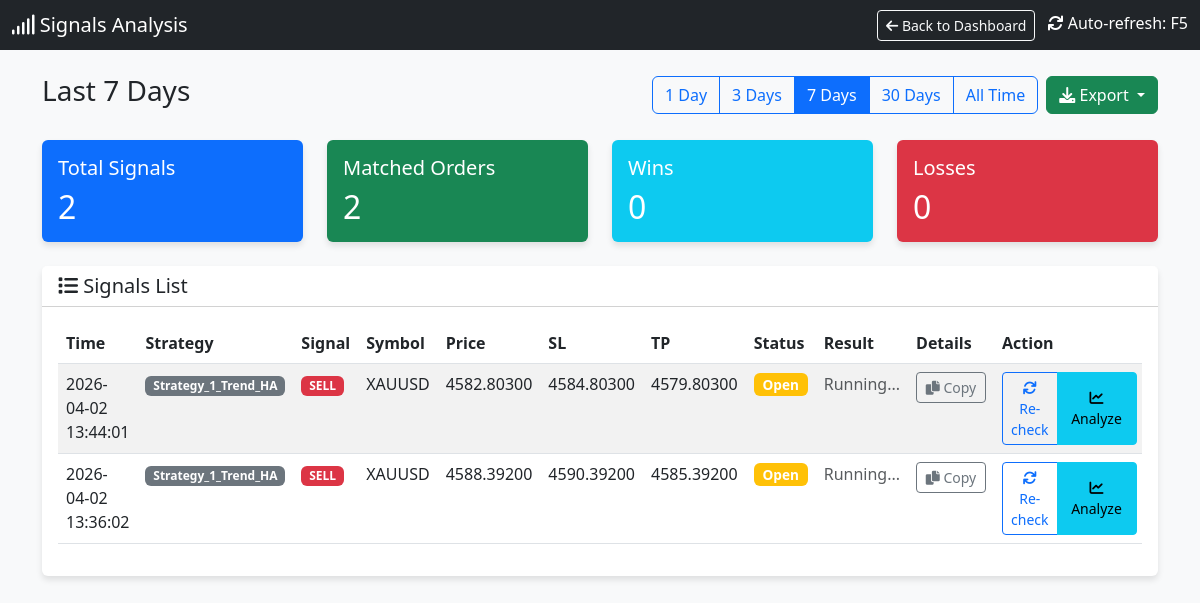
The app's page /signals with its own data.
### tables this page shows
CREATE TABLE signals (
                id INTEGER PRIMARY KEY AUTOINCREMENT,
                timestamp DATETIME DEFAULT CURRENT_TIMESTAMP,
                strategy_name TEXT,
                symbol TEXT,
                signal_type TEXT,
                price REAL,
                sl REAL,
                tp REAL,
                indicators TEXT,
                status TEXT,
                account_id INTEGER DEFAULT 0
            );

### dashboard.py (the view)
@app.route('/signals')
def signals_page():
    cur = get_db().cursor()
    days_param = request.args.get('days', '7')  # Default 7 days
    if days_param == "all":
        days = 36500
        filter_label = "All Time"
    else:
        try:
            days = int(days_param)
            filter_label = f"Last {days} Days"
        except:
            days = 7
            filter_label = "Last 7 Days"
    cutoff_date = datetime.now() - timedelta(days=days)
    cutoff_str = cutoff_date.strftime("%Y-%m-%d %H:%M:%S")
    cur.execute("SELECT * FROM signals WHERE timestamp >= ? ORDER BY timestamp DESC", (cutoff_str,))
    signals = cur.fetchall()
    signals_with_status = []
    for sig in signals:
        signal_dict = dict(sig)
        try:
            sig_timestamp = sig['timestamp']
            if isinstance(sig_timestamp, str):
                try:
                    sig_time = datetime.strptime(sig_timestamp, '%Y-%m-%d %H:%M:%S')
                except:
                    try:
                        sig_time = datetime.strptime(sig_timestamp, '%Y-%m-%d %H:%M:%S.%f')
                    except:
                        sig_time = datetime.fromisoformat(sig_timestamp.replace('Z', '+00:00'))
            else:
                sig_time = datetime.fromtimestamp(sig_timestamp)
            time_lower = (sig_time - timedelta(seconds=30)).strftime('%Y-%m-%d %H:%M:%S')
            time_upper = (sig_time + timedelta(seconds=30)).strftime('%Y-%m-%d %H:%M:%S')
        except Exception as e:
            time_lower = None
            time_upper = None
        matching_order = None
        if time_lower and time_upper:
            try:
                cur.execute("""
                    SELECT * FROM orders
                    WHERE strategy_name = ?
                    AND symbol = ?
                    AND order_type = ?
                    AND open_time BETWEEN ? AND ?
                    ORDER BY ABS(open_price - ?) ASC
                    LIMIT 1
                """, (sig['strategy_name'], sig['symbol'], sig['signal_type'], time_lower, time_upper, sig['price']))
                matching_order = cur.fetchone()
            except Exception as e:
                pass
        if matching_order:
            signal_dict['order_ticket'] = matching_order['ticket']
            signal_dict['order_profit'] = matching_order['profit']
            signal_dict['order_status'] = 'closed' if matching_order['profit'] is not None else 'open'
            signal_dict['has_order'] = True
        else:
            signal_dict['order_ticket'] = None
            signal_dict['order_profit'] = None
            signal_dict['order_status'] = 'not_found'
            signal_dict['has_order'] = False
        signals_with_status.append(signal_dict)
    total_signals = len(signals_with_status)
    matched_orders = len([s for s in signals_with_status if s['has_order']])
    wins = len([s for s in signals_with_status if s['has_order'] and s['order_profit'] is not None and s['order_profit'] > 0])
    losses = len([s for s in signals_with_status if s['has_order'] and s['order_profit'] is not None and s['order_profit'] < 0])
    cur.execute("SELECT DISTINCT strategy_name FROM orders ORDER BY strategy_name")
    strategies = [row['strategy_name'] for row in cur.fetchall()]
    return render_template('signals.html',
                         signals=signals_with_status,
                         total_signals=total_signals,
                         matched_orders=matched_orders,
                         wins=wins,
                         losses=losses,
                         current_filter=days_param,
                         filter_label=filter_label,
                         strategies=strategies)

### dashboard.py (called while the page is built)
def get_db():
    db = getattr(g, '_database', None)
    if db is None:
        db = g._database = sqlite3.connect(DB_PATH)
        db.row_factory = sqlite3.Row
    return db

@app.teardown_appcontext
def close_connection(exception):
    db = getattr(g, '_database', None)
    if db is not None:
        db.close()

def format_vn_time(value):
    if not value:
        return ""
    try:
        if isinstance(value, str):
            try:
                dt = datetime.strptime(value, "%Y-%m-%d %H:%M:%S")
            except ValueError:
                try:
                    dt = datetime.strptime(value, "%Y-%m-%d %H:%M:%S.%f")
                except ValueError:
                    dt = datetime.strptime(value, "%Y-%m-%d %H:%M")
        else:
            dt = value
        vn_time = dt + timedelta(hours=7)
        res = vn_time.strftime("%Y-%m-%d %H:%M:%S")
        return res
    except Exception as e:
        print(f"DEBUG: Error parsing '{value}': {e}")
        return value # Return original on error

### templates/signals.html (shortened to what this page needs)
<!DOCTYPE html>
<html lang="en">
<head>
    <link href="https://cdn.jsdelivr.net/npm/bootstrap@5.3.0/dist/css/bootstrap.min.css" rel="stylesheet">
    <link href="https://cdnjs.cloudflare.com/ajax/libs/font-awesome/6.0.0/css/all.min.css" rel="stylesheet">
</head>
<body>
    <nav class="navbar navbar-dark bg-dark mb-4">
        <div class="container-fluid">
            <span class="navbar-brand mb-0 h1"><i class="fas fa-signal"></i> Signals Analysis</span>
            <div>
                <a href="/" class="btn btn-outline-light btn-sm me-2">
                    <i class="fas fa-arrow-left"></i> Back to Dashboard
                </a>
                <span class="text-white"><i class="fas fa-sync"></i> Auto-refresh: F5</span>
            </div>
        </div>
    </nav>
    <div class="container mb-4">
        <div class="d-flex justify-content-between align-items-center">
            <h3>{{ filter_label }}</h3>
            <div class="d-flex gap-2">
                <div class="btn-group" role="group">
                    <a href="/signals?days=1" class="btn btn-outline-primary {% if current_filter == '1' %}active{% endif %}">1 Day</a>
                    <a href="/signals?days=3" class="btn btn-outline-primary {% if current_filter == '3' %}active{% endif %}">3 Days</a>
                    <a href="/signals?days=7" class="btn btn-outline-primary {% if current_filter == '7' %}active{% endif %}">7 Days</a>
                    <a href="/signals?days=30" class="btn btn-outline-primary {% if current_filter == '30' %}active{% endif %}">30 Days</a>
                    <a href="/signals?days=all" class="btn btn-outline-primary {% if current_filter == 'all' %}active{% endif %}">All Time</a>
                </div>
                <div class="btn-group" role="group">
                    <button type="button" class="btn btn-success dropdown-toggle" data-bs-toggle="dropdown" aria-expanded="false" title="Export to CSV">
                        <i class="fas fa-download"></i> Export
                    </button>
                </div>
            </div>
        </div>
    </div>
    <div class="container">
        <div class="row mb-4">
            <div class="col-md-3">
                <div class="card bg-primary text-white">
                    <div class="card-body">
                        <h5 class="card-title">Total Signals</h5>
                        <h2 class="card-text">{{ total_signals }}</h2>
                    </div>
                </div>
            </div>
            <div class="col-md-3">
                <div class="card bg-success text-white">
                    <div class="card-body">
                        <h5 class="card-title">Matched Orders</h5>
                        <h2 class="card-text">{{ matched_orders }}</h2>
                    </div>
                </div>
            </div>
            <div class="col-md-3">
                <div class="card bg-info text-white">
                    <div class="card-body">
                        <h5 class="card-title">Wins</h5>
                        <h2 class="card-text">{{ wins }}</h2>
                    </div>
                </div>
            </div>
            <div class="col-md-3">
                <div class="card bg-danger text-white">
                    <div class="card-body">
                        <h5 class="card-title">Losses</h5>
                        <h2 class="card-text">{{ losses }}</h2>
                    </div>
                </div>
            </div>
        </div>
        <div class="card">
            <div class="card-header bg-white">
                <h5 class="mb-0"><i class="fas fa-list"></i> Signals List</h5>
            </div>
            <div class="card-body">
                <div class="table-responsive">
                    <table class="table table-hover table-striped">
                        <thead>
                            <tr>
                                <th>Time</th>
                                <th>Strategy</th>
                                <th>Signal</th>
                                <th>Symbol</th>
                                <th>Price</th>
                                <th>SL</th>
                                <th>TP</th>
                                <th>Status</th>
                                <th>Result</th>
                                <th>Details</th>
                                <th>Action</th>
                            </tr>
                        </thead>
                        <tbody>
                            {% for sig in signals %}
                            <tr class="signal-row" id="signal-row-{{ sig.id }}">
                                <td>{{ sig.timestamp | to_vn_time }}</td>
                                <td><span class="badge bg-secondary">{{ sig.strategy_name }}</span></td>
                                <td>
                                    {% if sig.signal_type == 'BUY' %}
                                    <span class="badge badge-buy">BUY</span>
                                    {% else %}
                                    <span class="badge badge-sell">SELL</span>
                                    {% endif %}
                                </td>
                                <td>{{ sig.symbol }}</td>
                                <td>{{ "%.5f"|format(sig.price) }}</td>
                                <td>{{ "%.5f"|format(sig.sl) if sig.sl else '-' }}</td>
                                <td>{{ "%.5f"|format(sig.tp) if sig.tp else '-' }}</td>
                                <td id="status-{{ sig.id }}">
                                    {% if sig.has_order %}
                                        {% if sig.order_status == 'closed' %}
                                            <span class="badge bg-dark status-badge">Closed</span>
                                        {% else %}
                                            <span class="badge bg-warning status-badge">Open</span>
                                        {% endif %}
                                    {% else %}
                                        <span class="badge bg-secondary status-badge">Not Found</span>
                                    {% endif %}
                                </td>
                                <td id="result-{{ sig.id }}">
                                    {% if sig.has_order and sig.order_profit is not none %}
                                        <span class="{% if sig.order_profit >= 0 %}profit-pos{% else %}profit-neg{% endif %}">
                                            ${{ "%.2f"|format(sig.order_profit) }}
                                        </span>
                                        <br>
                                        <small class="text-muted">Ticket: {{ sig.order_ticket }}</small>
                                    {% elif sig.has_order %}
                                        <span class="text-muted">Running...</span>
                                    {% else %}
                                        <span class="text-muted">-</span>
                                    {% endif %}
                                </td>
                                <td id="details-{{ sig.id }}">
                                    <button class="btn btn-sm btn-outline-secondary copy-details-btn"
                                            data-signal-id="{{ sig.id }}"
                                            data-signal-data='{{ sig|tojson }}'
                                            title="Copy signal details">
                                        <i class="fas fa-copy"></i> Copy
                                    </button>
                                </td>
                                <td id="action-{{ sig.id }}">
                                    <div class="btn-group" role="group">
                                        {% if not sig.has_order %}
                                            <button class="btn btn-sm btn-primary check-mt5-btn" data-signal-id="{{ sig.id }}">
                                                <i class="fas fa-search"></i> Check MT5
                                            </button>
                                        {% else %}
                                            <button class="btn btn-sm btn-outline-primary check-mt5-btn" data-signal-id="{{ sig.id }}">
                                                <i class="fas fa-sync"></i> Re-check
                                            </button>
                                        {% endif %}
                                        <button class="btn btn-sm btn-info analyze-signal-btn" data-signal-id="{{ sig.id }}" title="Analyze signal">
                                            <i class="fas fa-chart-line"></i> Analyze
                                        </button>
                                    </div>
                                </td>
                            </tr>
                            {% endfor %}
                        </tbody>
                    </table>
                </div>
            </div>
        </div>
    </div>
</body>
</html>

### templates/signals.html (style rules this page uses)
body { background-color: #f8f9fa; }
.card { box-shadow: 0 4px 6px rgba(0, 0, 0, 0.1); border: none; }
.badge-sell { background-color: #dc3545; }
.status-badge { font-size: 0.85em; padding: 0.35em 0.65em; }
.signal-row { transition: background-color 0.2s; }
.copy-details-btn { min-width: 70px; }
.analyze-signal-btn { min-width: 80px; }

### records on screen
signals: timestamp|to_vn_time "2026-04-02 13:44:01", strategy_name "Strategy_1_Trend_HA", symbol "XAUUSD", price "4582.80300", sl "4584.80300", tp "4579.80300"
signals: timestamp|to_vn_time "2026-04-02 13:36:02", strategy_name "Strategy_1_Trend_HA", symbol "XAUUSD", price "4588.39200", sl "4590.39200", tp "4585.39200"

### other values on screen
{{ filter_label }} "Last 7 Days"
{{ total_signals }} "2"
{{ matched_orders }} "2"
{{ wins }} "0"
{{ losses }} "0"
